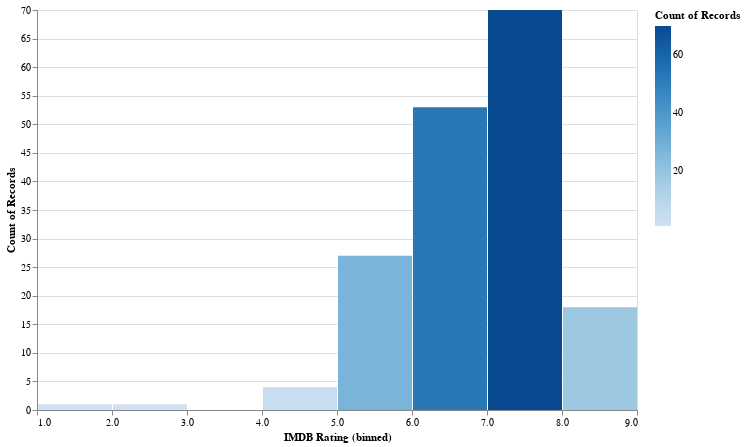

Notebook code cell kept with this figure:
### Code cell
'''IMDB ratings'''
alt.Chart(movies_data, height = 400, width = 600) \
    .mark_bar() \
    .encode(alt.X('IMDB Rating', bin = True),
           y = 'count()',
           color = 'count()')

### Figure 1 — Vega-Lite specification as saved in the notebook (floating-point values rounded to 4 significant figures; data arrays with more than 128 entries replaced by an {"elided": "..."} marker saying what was removed)
{"$schema": "https://vega.github.io/schema/vega-lite/v4.8.1.json", "config": {"view": {"continuousHeight": 300, "continuousWidth": 400}}, "data": {"name": "data-bfc3b49e1ac0dbfca47079e652fb3c58"}, "datasets": {"data-bfc3b49e1ac0dbfca47079e652fb3c58": {"elided": "174 records"}}, "encoding": {"color": {"aggregate": "count", "type": "quantitative"}, "x": {"bin": true, "field": "IMDB Rating", "type": "quantitative"}, "y": {"aggregate": "count", "type": "quantitative"}}, "height": 400, "mark": "bar", "width": 600}
